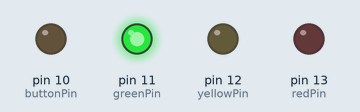
Simulated run of this sketch. Board: Arduino Uno, built with avr-gcc and run on an emulated ATmega328P. On the bench: output pins drawn as LEDs (lit = HIGH).

Above: at 2.5 s.
At 6.0 s:
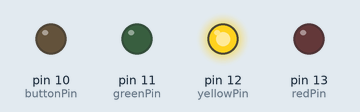
At 9.5 s:
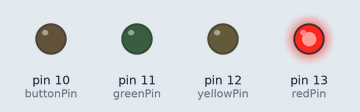
Timing chart, 0 to 15.6 s (numbered marks = the images above):
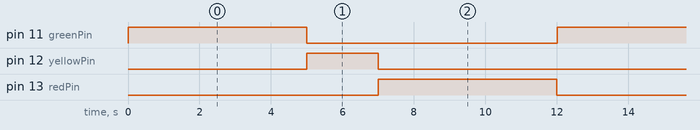

Measured:
- by itself, pin 11 (greenPin), pin 13 (redPin): alternates HIGH for 5.0 s and LOW for 7.0 s
- by itself, pin 12 (yellowPin): alternates HIGH for 2.0 s and LOW for 10.0 s
- by itself, everything shown: repeats every 12.0 s, in 4 steps

The sketch:

traffic_lights_a.ino
```cpp
const int redPin = 13;
const int yellowPin = 12;
const int greenPin = 11;

const int buttonPin = 10;

void setup()
{
  pinMode(redPin, OUTPUT);
  pinMode(yellowPin, OUTPUT);
  pinMode(greenPin, OUTPUT);
  pinMode(buttonPin, OUTPUT);
}

void loop()
{
  digitalWrite(greenPin, HIGH);

  delay(5000);

  digitalWrite(greenPin, LOW);
  digitalWrite(yellowPin, HIGH);

  delay(2000);

  digitalWrite(yellowPin, LOW);
  digitalWrite(redPin, HIGH);

  delay(5000);

  digitalWrite(redPin, LOW);

  delay(10);
}
```
